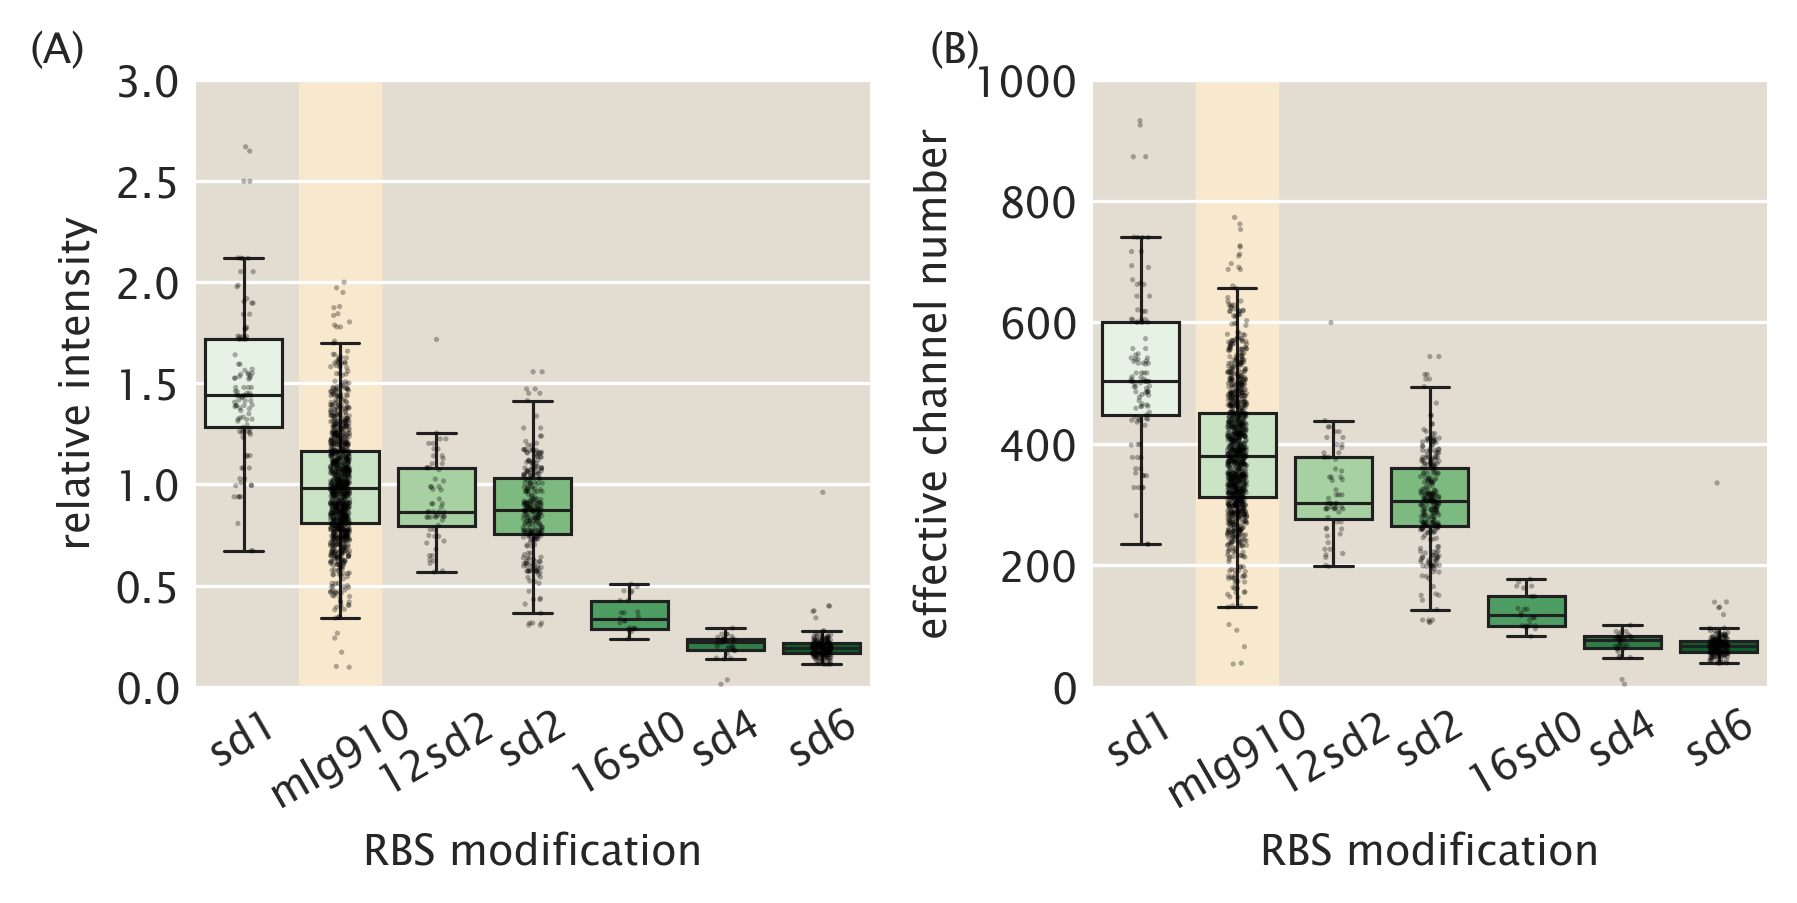

Here is the Python script that generated this plot:
# %%
# -*- coding: utf-8 -*-
import numpy as np
import pandas as pd
import matplotlib.pyplot as plt
import seaborn as sns
import sys
import glob
sys.path.insert(0, '../../')
import mscl.plotting
import mscl.stats

# ------------------------
colors = mscl.plotting.set_plotting_style()
FIG_NO = 2
MAX_EXP = 100
MEAN_AREA = 4.86
MEAN_CAL = 2695

data = pd.read_csv('../../data/csv/mscl_survival_data.csv')
mlg910_files = glob.glob('../processing/*mlg910*/output/*.csv')
mlg910 = pd.concat([pd.read_csv(f, comment='#') for f in mlg910_files])
mlg910.loc[mlg910['date'] == 20180410, 'area'] *= 0.5
mlg910['scaled_intensity'] = (
    mlg910['intensity'] - mlg910['mean_bg']) * MAX_EXP / mlg910['exposure_ms']
mlg910['experiment'] = 'cal'
mlg910['effective_channels'] = mlg910['scaled_intensity'] * MEAN_AREA / MEAN_CAL
data['experiment'] = 'shock'

data = pd.concat([data, mlg910], ignore_index=True)

# Keep only the shock data and mlg910
intensity_order = data.groupby(
    ['rbs'])['scaled_intensity'].mean().sort_values()[::-1].index


# Set up the figureself.
fig, ax = plt.subplots(1, 2, figsize=(6, 3))


# Plot the rescaled intensity
_ = sns.boxplot(data['rbs'], data['scaled_intensity'] / data[data['rbs'] == 'mlg910']['scaled_intensity'].mean(), 
                order=intensity_order, fliersize=0, linewidth=0.75, palette='Greens', ax=ax[0])
_ = sns.stripplot(data['rbs'], data['scaled_intensity'] / data[data['rbs'] == 'mlg910']['scaled_intensity'].mean(), 
                  order=intensity_order, jitter=True, marker='.', size=2.5, alpha=0.3, color='k', ax=ax[0])
ax[0].vlines(1, 0, 3, color=colors['pale_yellow'], lw=20, zorder=0, alpha=0.75)
ax[1].vlines(1, 0, 1000, color=colors['pale_yellow'], lw=20, zorder=0, alpha=0.75)

# Plot the channel number
channel_order = data.groupby(
    ['rbs'])['effective_channels'].mean().sort_values()[::-1].index

_ = sns.boxplot('rbs', 'effective_channels', data=data,
                order=channel_order, fliersize=0, linewidth=0.75,
                palette='Greens', ax=ax[1])
_ = sns.stripplot('rbs', 'effective_channels', data=data,
                  order=channel_order, jitter=True, marker='.', size=2.5,
                  alpha=0.3, color='k', ax=ax[1], zorder=1001)


# Add the marker for the standard candle strain
ax[0].set_ylim(0, 3)
ax[1].set_ylim(0, 1000)

# Format the axes and save
ax[0].set_ylabel('relative intensity', fontsize=10)
ax[1].set_ylabel('effective channel number', fontsize=10)
ax[0].set_xlabel('RBS modification', fontsize=10)
ax[1].set_xlabel('RBS modification', fontsize=10)
ax[0].yaxis.set_tick_params(labelsize=10)
ax[1].yaxis.set_tick_params(labelsize=10)
ax[0].xaxis.set_tick_params(labelsize=10, rotation=30)
ax[1].xaxis.set_tick_params(labelsize=10, rotation=30)
fig.text(0.01, 0.95, '(A)', fontsize=10)
fig.text(0.51, 0.95, '(B)', fontsize=10)
plt.tight_layout()
plt.savefig('../../figs/fig{}.pdf'.format(FIG_NO), bbox_inches='tight')
plt.savefig('../../figs/fig{}.png'.format(FIG_NO), bbox_inches='tight')
